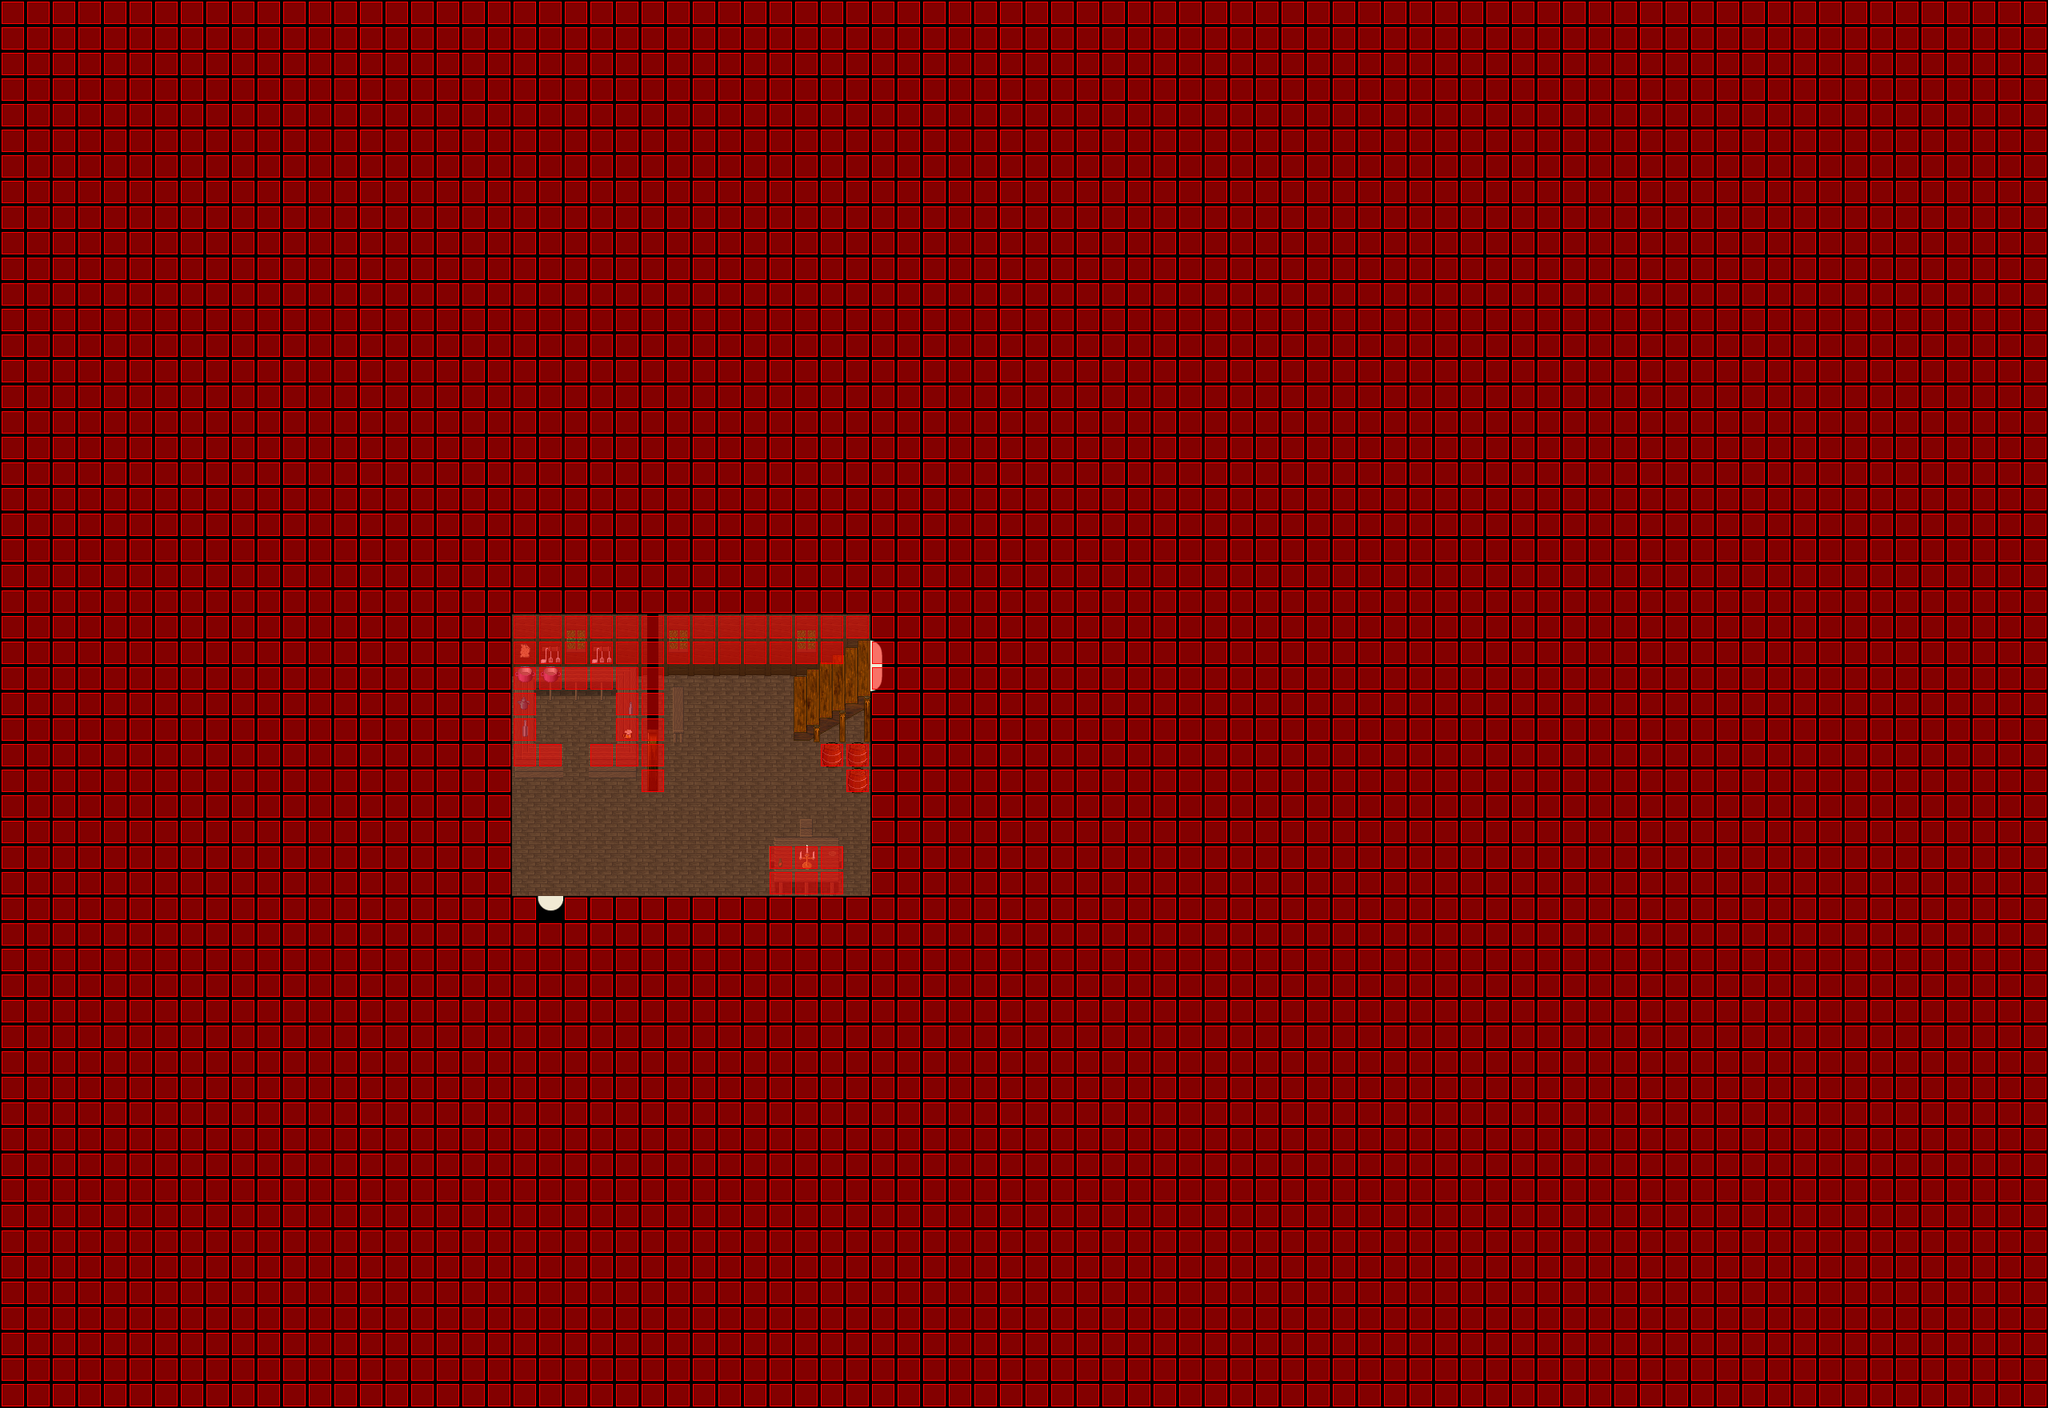

Tiled map render using the project's own tile images. Description and the map definition, with tile-layer contents summarised, below:
An orthogonal 80x55 tile map with 32x32 px tiles, 7 tile layers (Ground, Ground, Ground, Ground, ...), 7 tilesets and 2 objects (SCRIPT, WARP).

<map version="1.0" orientation="orthogonal" width="80" height="55" tilewidth="32" tileheight="32">
 <properties>
  <property name="music" value="inside2.ogg" />
 </properties>
 <tileset firstgid="1" name="collision1_32_32" tilewidth="32" tileheight="32">
  <image source="../graphics/tiles/collision1_32_32.png" width="1024" height="1024" />
 </tileset>
 <tileset firstgid="1025" name="indoor3_32_32" tilewidth="32" tileheight="32">
  <image source="../graphics/tiles/indoor3_32_32.png" width="1024" height="1024" />
 </tileset>
 <tileset firstgid="2049" name="indoor2_32_32" tilewidth="32" tileheight="32">
  <image source="../graphics/tiles/indoor2_32_32.png" width="1024" height="1024" />
 </tileset>
 <tileset firstgid="3073" name="indoor1_32_64" tilewidth="32" tileheight="64">
  <image source="../graphics/tiles/indoor1_32_64.png" width="1024" height="1024" />
 </tileset>
 <tileset firstgid="3585" name="indoor1_32_96" tilewidth="32" tileheight="96">
  <image source="../graphics/tiles/indoor1_32_96.png" width="1024" height="960" />
 </tileset>
 <tileset firstgid="3905" name="indoor2_32_64" tilewidth="32" tileheight="64">
  <image source="../graphics/tiles/indoor2_32_64.png" width="1024" height="1024" />
 </tileset>
 <tileset firstgid="4417" name="indoor2_32_96" tilewidth="32" tileheight="96">
  <image source="../graphics/tiles/indoor2_32_96.png" width="1024" height="960" />
 </tileset>
 <layer name="Ground" width="80" height="55">
  <data>[4400 cells, 4400 non-empty, 5 distinct tile ids]</data>
 </layer>
 <layer name="Ground" width="80" height="55">
  <data>[4400 cells, 42 non-empty, 5 distinct tile ids]</data>
 </layer>
 <layer name="Ground" width="80" height="55">
  <data>[4400 cells, 55 non-empty, 44 distinct tile ids]</data>
 </layer>
 <layer name="Ground" width="80" height="55">
  <data>[4400 cells, 9 non-empty, 8 distinct tile ids]</data>
 </layer>
 <layer name="Fringe" width="80" height="55">
  <data>[4400 cells, 0 non-empty, 0 distinct tile ids]</data>
 </layer>
 <layer name="Over" width="80" height="55">
  <data>[4400 cells, 3 non-empty, 3 distinct tile ids]</data>
 </layer>
 <layer name="Collision" width="80" height="55">
  <data>[4400 cells, 4299 non-empty, 1 distinct tile ids]</data>
 </layer>
 <objectgroup name="Object" width="80" height="55">
  <object name="External Map Events" type="SCRIPT" x="0" y="0">
   <properties>
    <property name="FILENAME" value="scripts/maps/iw-more-mountains-farm-o00-o00-o00.lua" />
   </properties>
  </object>
  <object name="Warp to Outer" type="WARP" x="672" y="1120" width="32" height="32">
   <properties>
    <property name="DEST_MAP" value="ow-p0003-p0003-o0000" />
    <property name="Dest_X" value="2576" />
    <property name="Dest_Y" value="3920" />
   </properties>
  </object>
 </objectgroup>
</map>
